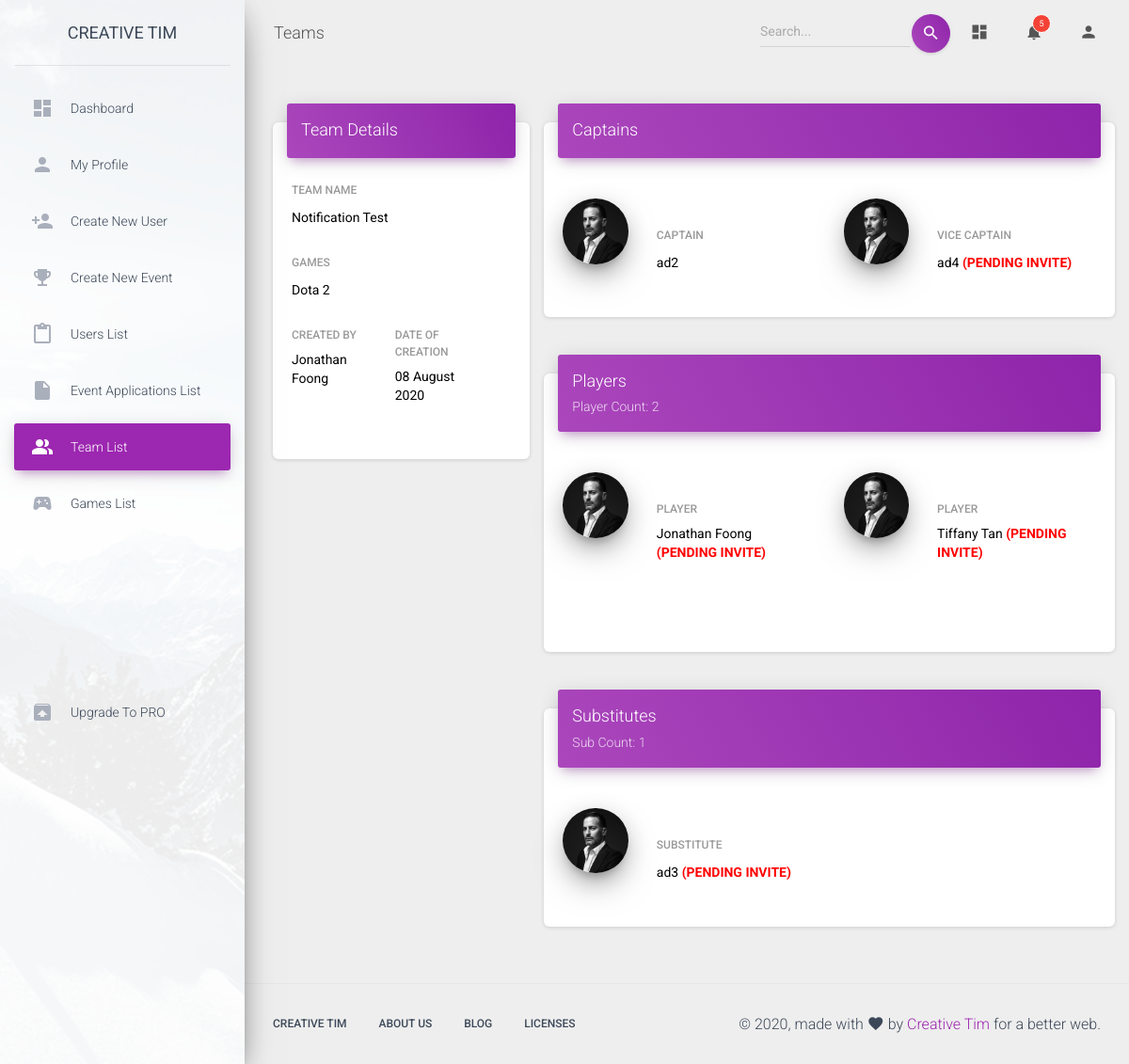
Screenshot of /dashboard_module/team_details.php?id=12 with the database file from the repository.
### tables this page shows
CREATE TABLE `teams` (
  `team_id` int(11) NOT NULL,
  `team_name` varchar(50) NOT NULL,
  `games` varchar(150) NOT NULL,
  `created_at` datetime NOT NULL,
  `created_by` int(11) NOT NULL,
  `status` enum('pending','authenticated','') NOT NULL,
  `updated_at` datetime DEFAULT NULL,
  `delete_at` datetime DEFAULT NULL
);

CREATE TABLE `users` (
  `id` int(11) NOT NULL,
  `full_name` varchar(100) NOT NULL,
  `user_id` varchar(50) DEFAULT NULL,
  `mobile_number` varchar(15) NOT NULL,
  `email` varchar(100) NOT NULL,
  `password` varchar(100) NOT NULL,
  `DoB` date NOT NULL,
  `gender` enum('male','female') NOT NULL,
  `status` enum('created','authenticated','inactive','') NOT NULL,
  `created_at` datetime NOT NULL,
  `accessed_at` datetime DEFAULT NULL,
  `updated_at` datetime NOT NULL,
  `city` varchar(100) NOT NULL,
  `state` varchar(100) NOT NULL,
  `is_admin` int(1) NOT NULL DEFAULT 0,
  `image_url` varchar(50) DEFAULT NULL
);

CREATE TABLE `user_teams` (
  `id` int(11) NOT NULL,
  `team_id` int(11) NOT NULL,
  `user_id` int(11) NOT NULL,
  `role` enum('captain','vice','player','substitute','') NOT NULL,
  `created_at` datetime NOT NULL,
  `status` enum('pending','accepted','rejected','') NOT NULL,
  `delete_at` datetime DEFAULT NULL
);

### dashboard_module/team_details.php (the view, shortened to what the rows shown need)
<?php
  $con = DatabaseConn();
  $teamID = $_GET['id'];
  $sql_detail = "SELECT t.`team_name`, t.`games`, t.`created_at`, u.`full_name`
                 FROM `teams` t JOIN `users` u ON t.`created_by` = u.`id` WHERE t.`team_id` = '$teamID'";
  $details = mysqli_fetch_array(mysqli_query($con, $sql_detail));
  $team_name = $details['team_name'];
  $created_at = date("d F Y", strtotime($details['created_at']));
  $created_by = $details['full_name'];
  $sql_capt = "SELECT ut.`user_id`, u.`full_name`, ut.`role`, ut.`status`
                FROM `user_teams` ut JOIN `users` u ON ut.`user_id` = u.`id`
                WHERE ut.`team_id` = '$teamID' AND ut.`role` = 'captain'";
  $capt = mysqli_fetch_array(mysqli_query($con, $sql_capt));
  $sql_vice = "SELECT ut.`user_id`, u.`full_name`, ut.`role`, ut.`status`
                FROM `user_teams` ut JOIN `users` u ON ut.`user_id` = u.`id`
                WHERE ut.`team_id` = '$teamID' AND ut.`role` = 'vice'";
  $vice = mysqli_fetch_array(mysqli_query($con, $sql_vice));
  $sql_player = "SELECT ut.`user_id`, u.`full_name`, ut.`role`, ut.`status`
                FROM `user_teams` ut JOIN `users` u ON ut.`user_id` = u.`id`
                WHERE ut.`team_id` = '$teamID' AND ut.`role` = 'player'";
  $player = mysqli_fetch_all(mysqli_query($con, $sql_player), MYSQLI_ASSOC);
  $playerHTML = generateSectionHTML($player);
  $sql_sub = "SELECT ut.`user_id`, u.`full_name`, ut.`role`, ut.`status`
                FROM `user_teams` ut JOIN `users` u ON ut.`user_id` = u.`id`
                WHERE ut.`team_id` = '$teamID' AND ut.`role` = 'substitute'";
  $sub = mysqli_fetch_all(mysqli_query($con, $sql_sub), MYSQLI_ASSOC);
  $subHTML = generateSectionHTML($sub);
  function generateSectionHTML($member_arr) {
    $ctr = 0;
    $memberCnt = sizeof($member_arr);
    $html = "";
    foreach($member_arr as $m) {
        if ($ctr % 2 == 0) $html .= '<div class="row">';
        $html .= generateMemberHTML($m['full_name'], $m['role'], $m['status']);
        if ($ctr % 2 == 1) $html .= '</div><br><br>';
        $ctr++;
    }
    if ($memberCnt % 2 == 1) $html .= '</div>';
    return $html;
  }
  function generateMemberHTML($full_name, $role, $status) {
    $html = "";
    $statusText = "";
    if ($status == 'pending') $statusText = ' <b style="color:red;">(PENDING INVITE)</b>';
    $html .= '<div class="card-profile col-md-2">
                    <div class="card-avatar">
                        <img class="img" src="assets/img/faces/marc.jpg"/>
                    </div>
                </div>
                <div class="col-md-4">
                    <h6 class="card-category">'.strtoupper($role).'</h6>
                    <label style="color: black">'.$full_name.$statusText.'</label>
                </div>';
    return $html;
  }
?>
<!DOCTYPE html>
<html lang="en">
<head>
    <link rel="stylesheet" type="text/css" href="assets/css/bootstrap-select.min.css">
    <link rel="stylesheet" href="https://maxcdn.bootstrapcdn.com/font-awesome/latest/css/font-awesome.min.css">
    <link href="assets/css/material-dashboard.css" rel="stylesheet" />
    <link href="assets/demo/demo.css" rel="stylesheet" />
    <link rel="stylesheet" type="text/css" href="vendor/select2/select2.min.css">
    <link rel="stylesheet" type="text/css" href="vendor/daterangepicker/daterangepicker.css">
</head>
<body class="">
    <div class="wrapper ">
        <div class="main-panel">
            <div class="content">
                <div class="container-fluid">
                    <div class="row">
                        <div class="col-md-4">
                            <div class="card">
                                <div class="card-body">
                                    <div class="row">
                                        <div class="col-md-11">
                                            <div class="form-group">
                                                <h6 class="card-category">Team Name</h6>
                                                <label style="color: black"><?php echo $team_name;?></label>
                                            </div>
                                        </div>
                                    </div>
                                    <div class="row">
                                        <div class="col-md-5">
                                            <div class="form-group">
                                                <h6 class="card-category">Created by</h6>
                                                <label style="color: black"><?php echo $created_by;?></label>
                                            </div>
                                        </div>
                                        <div class="col-md-5">
                                            <div class="form-group">
                                                <h6 class="card-category">Date of Creation</h6>
                                                <label style="color: black"><?php echo $created_at;?></label>
                                            </div>
                                        </div>
                                    </div>
                                    <br>
                                </div>
                            </div>
                        </div>
                        <div class="col-md-8">
                            <div class="row">
                                <div class="card">
                                    <div class="card-body">
                                        <br><br>
                                        <div class="row">
                                            <div class="col-md-4">
                                                <h6 class="card-category">CAPTAIN</h6>
                                                <label style="color: black"><?php echo $capt['full_name'];?></label>
                                            </div>
                                            <div class="col-md-4">
                                                <h6 class="card-category">VICE CAPTAIN</h6>
                                                <?php if (isset($vice) && sizeof($vice) > 0) {
                                                    if ($vice['status'] == 'pending') {
                                                        echo '<label style="color: black">'.$vice['full_name'].'<b style="color:red;"> (PENDING INVITE)</b></label>';
                                                    } else {
                                                        echo '<label style="color: black">'.$vice['full_name'].'</label>';
                                                    }
                                                } else {
                                                    echo '<label style="color: black">None</label>';
                                                } ?>
                                            </div>
                                        </div>
                                        <br>
                                    </div>
                                </div>
                            </div>
                            <div class="row">
                                <div class="card">
                                    <div class="card-body">
                                        <br><br>
                                        <?php echo $playerHTML; ?>
                                        <br>
                                    </div>
                                </div>
                            </div>
                            <div class="row">
                                <div class="card">
                                    <div class="card-body">
                                        <br><br>
                                        <?php echo $subHTML; ?>
                                        <br>
                                    </div>
                                </div>
                            </div>
                        </div>
                    </div>
                </div>
            </div>
        </div>
    </div>
</body>
</html>

### rows the page displays
teams: team_name "Notification Test", users.full_name "Jonathan Foong", created_at "08 August 2020"
user_teams: user.full_name "ad2"
user_teams: user.full_name "ad4"
user_teams: role "PLAYER", user.full_name "Jonathan Foong", status "(PENDING INVITE)"
user_teams: role "PLAYER", user.full_name "Tiffany Tan", status "(PENDING INVITE)"
user_teams: role "SUBSTITUTE", user.full_name "ad3", status "(PENDING INVITE)"

### other values shown
$games_list "Dota 2"
$playerCount "2"
$subCount "1"
